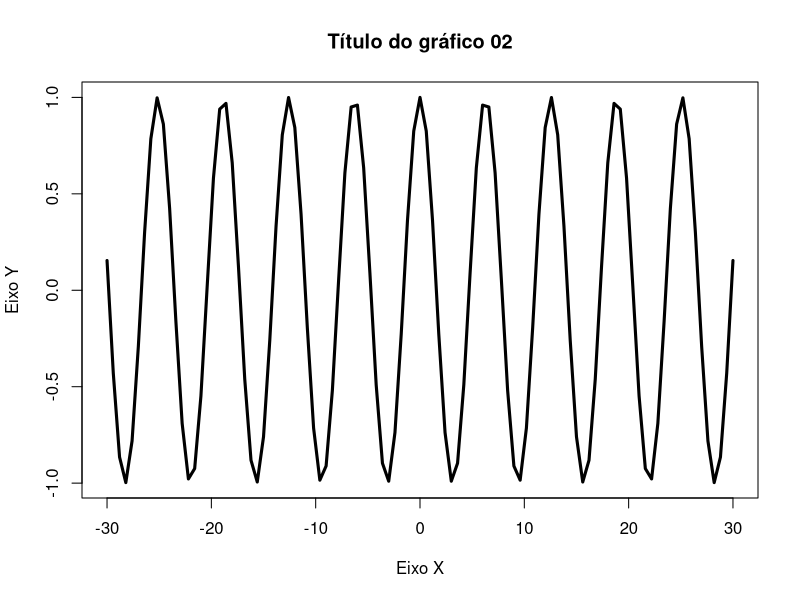

This chart was generated by the following R code:
library(datasets)

head(mtcars)

print(table(mtcars$cyl))

# plot(iris)

# print(class(iris))

# plot(
#     iris$Petal.Length,
#     iris$Petal.Width,
#     col = "red",
#     pch = 19,
#     main = "Título do gráfico 01",
#     xlab = "Eixo X",
#     ylab = "Eixo Y",
# )

# dev.off()


plot(
    cos,
    -30, +30,
    col = "black",
    pch = 19,
    main = "Título do gráfico 02",
    xlab = "Eixo X",
    ylab = "Eixo Y",
    lwd = 3
)

# x <- 10
# print(10)
# plot(10)
